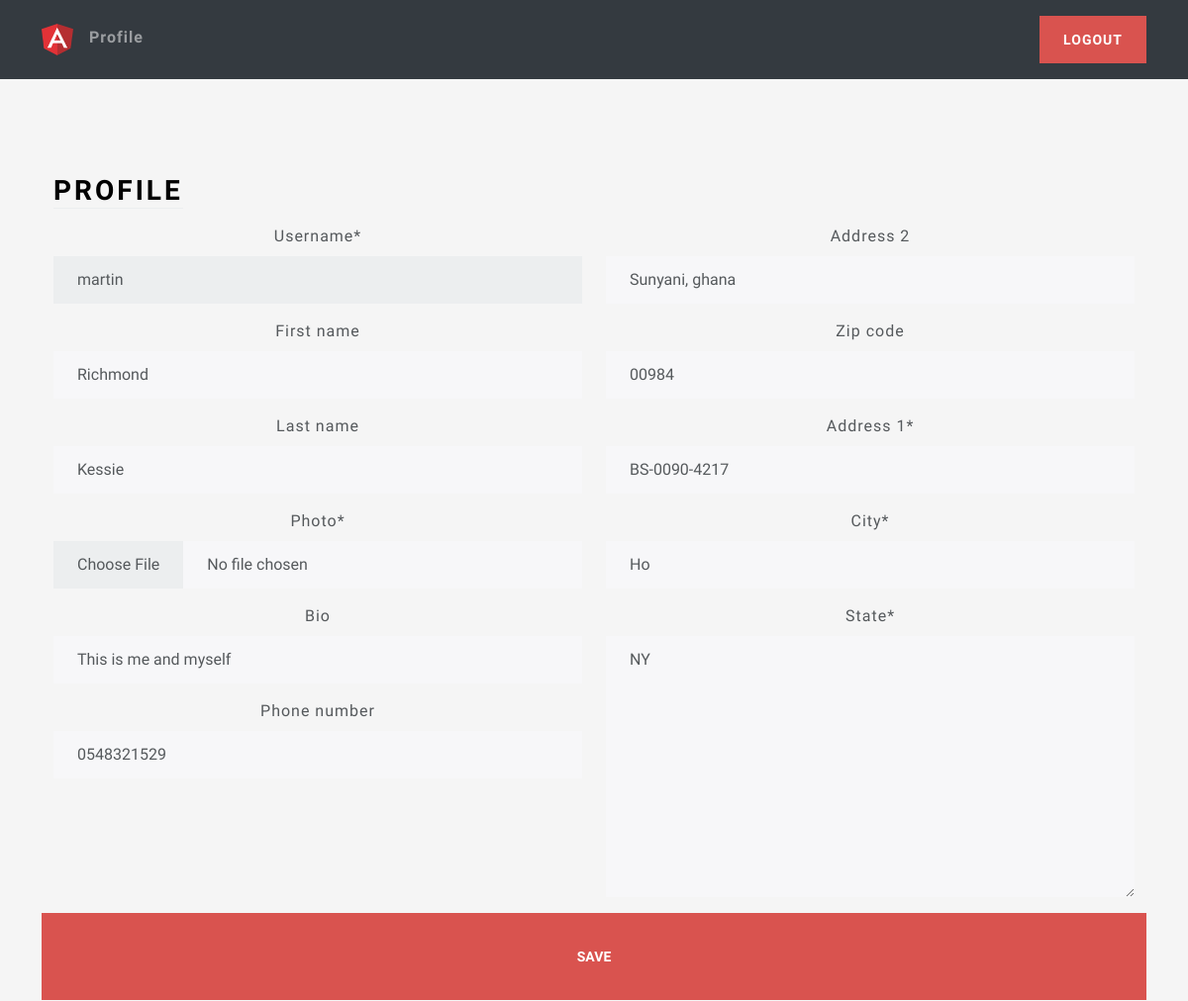
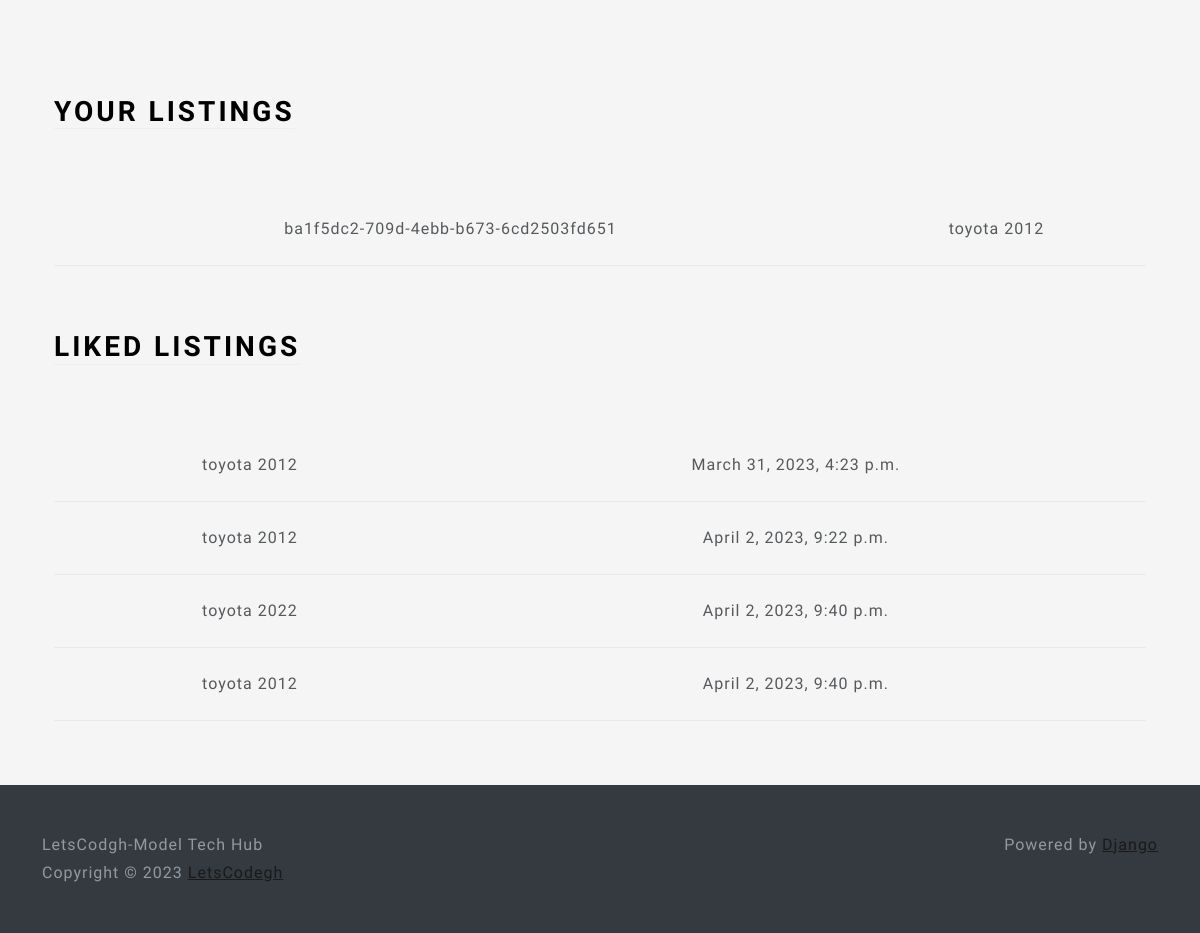
Screenshot of /profile/ (signed in) with the database file from the repository (2 pictures, top to bottom).
### users/models.py (models this page shows, shortened)
class Profile(models.Model):
    user = models.OneToOneField(User, on_delete=models.CASCADE)
    photo = models.ImageField(upload_to=user_directory_path, null=True)
    bio = models.CharField(max_length=140, blank=True)
    phone_number = models.CharField(max_length=12, blank=True)
    location = models.OneToOneField(Location, on_delete=models.SET_NULL, null=True)

class Location(models.Model):
    address_1 = models.CharField(max_length=128, blank=True)
    address_2 = models.CharField(max_length=128, blank=True)
    city = models.CharField(max_length=64)
    state = USStateField(default='NY')
    zip_code = USZipCodeField(blank=True)

### learn/models.py (models this page shows, shortened)
class Listing(models.Model):
    id = models.UUIDField(primary_key=True, default=uuid.uuid4, unique=True, editable=False)
    created_at = models.DateTimeField(auto_now_add=True)
    updated_at = models.DateTimeField(auto_now_add=True)
    seller = models.ForeignKey(Profile, on_delete=models.CASCADE)
    brand = models.CharField(max_length=24, choices=CARS_BRANDS, default=True)
    model = models.CharField(max_length=64)
    vin = models.CharField(max_length=17)
    mileage = models.IntegerField(default=0)
    color = models.CharField(max_length=24, default='White')
    description = models.TextField()
    engine = models.CharField(max_length=24)
    transmission = models.CharField(max_length=24, choices=TRANSMISSION_OPTIONS, default=None)
    location = models.OneToOneField(Location, on_delete=models.SET_NULL, null=True)
    image = models.ImageField(upload_to=user_listing_path)

class LikedListing(models.Model):
    profile = models.ForeignKey(Profile, on_delete=models.CASCADE)
    listing = models.ForeignKey(Listing, on_delete=models.CASCADE)
    like_date = models.DateTimeField(auto_now_add=True)

### users/views.py (the view, shortened to what this page needs)
# urls.py: path('profile/', ProfileView.as_view(), name='profile'),
@method_decorator(login_required, name='dispatch')
class ProfileView(View):
    def get(self, request):
        user_listings = Listing.objects.filter(seller=request.user.profile)
        user_liked_listings = LikedListing.objects.filter(profile=request.user.profile).all()
        user_form = UserForm(instance=request.user)
        profile_form = ProfileForm(instance=request.user.profile)
        location_form = LocationForm(instance=request.user.profile.location)
        return render(request, 'views/profile.html', {'user_form':user_form, 'profile_form':profile_form, 'location_form':location_form, 'user_listings': user_listings, 'user_liked_listings':user_liked_listings,})

### users/forms.py
class UserForm(forms.ModelForm):
    username = forms.CharField(disabled=True)
    class Meta:
        model = User
        fields = ('username', 'first_name', 'last_name')

class ProfileForm(forms.ModelForm):
    photo = forms.ImageField(widget=CustomPictureImageFieldWidget)
    bio = forms.TextInput()
    class Meta:
        model = Profile
        fields = ('photo', 'bio', 'phone_number')

### users/templates/views/profile.html (shortened to what this page needs)
{% extends 'base/base.html' %}
{% load static %}
{% load crispy_forms_tags %}
{% block content %}
<div class="container-fluid text-center py-5">
    <div class="container px-4 py-5" id="hanging-icons">
        <div class="row g-4">
            <div class="col d-flex align-items-start">
                <div>
                    <h2 class="mb-3 border-bottom" style="color: black">Profile</h2>
                </div>
            </div>
        </div>
        <form action="" method="post" enctype="multipart/form-data">
            <div class="row">
                <div class="col-6">
                    {{ user_form|crispy }}
                    {{ profile_form|crispy }}
                </div>
                <div class="col-6">
                    {{ location_form|crispy }}
                </div>
                <br>
                <button class="btn btn-lg btn-danger" type="submit" value="Submit">Save</button>
            </div>
        </form>
    </div>
    <div class="container px-4">
        <div class="row g-4 py-5">
            <div class="col d-flex align-items-start">
                <div>
                    <h2 class="mb-3 border-bottom" style="color: black">Your Listings</h2>
                </div>
            </div>
        </div>
        <table class="table table-hover">
            <tbody>
                {% for listing in user_listings %}
                <tr>
                    <td>{{ listing.id }}</td>
                    <td>{{listing.model }}</td>
                </tr>
                {% endfor %}
            </tbody>
        </table>
    </div>
    <div class="container px-4">
        <div class="row g-4 py-5">
            <div class="col d-flex align-items-start">
                <div>
                    <h2 class="mb-3 border-bottom" style="color: black">Liked Listings</h2>
                </div>
            </div>
        </div>
        <table class="table table-hover">
            <tbody>
                {% for liked_listing in user_liked_listings %}
                <tr>
                    <td>{{liked_listing.listing.model }}</td>
                    <td>{{liked_listing.like_date }}</td>
                </tr>
                {% endfor %}
            </tbody>
        </table>
    </div>
</div>
{% endblock %}

### learn/static/css/style.css (style rules this page uses)
html, body { height: 100%; }
body { align-items: center; padding-bottom: 40px; background-color: #f5f5f5; }
.h2, h2 { color: white; }

### rows the page displays
Profile: bio "This is me and myself", phone_number "0548321529"
Location: address_2 "Sunyani, ghana", zip_code "00984", address_1 "BS-0090-4217", city "Ho", state "NY"
Listing: id "ba1f5dc2-709d-4ebb-b673-6cd2503fd651", model "toyota 2012"
LikedListing: listing.model "toyota 2012", like_date "March 31, 2023, 4:23 p.m."
LikedListing: listing.model "toyota 2012", like_date "April 2, 2023, 9:22 p.m."
LikedListing: listing.model "toyota 2022", like_date "April 2, 2023, 9:40 p.m."
LikedListing: listing.model "toyota 2012", like_date "April 2, 2023, 9:40 p.m."
